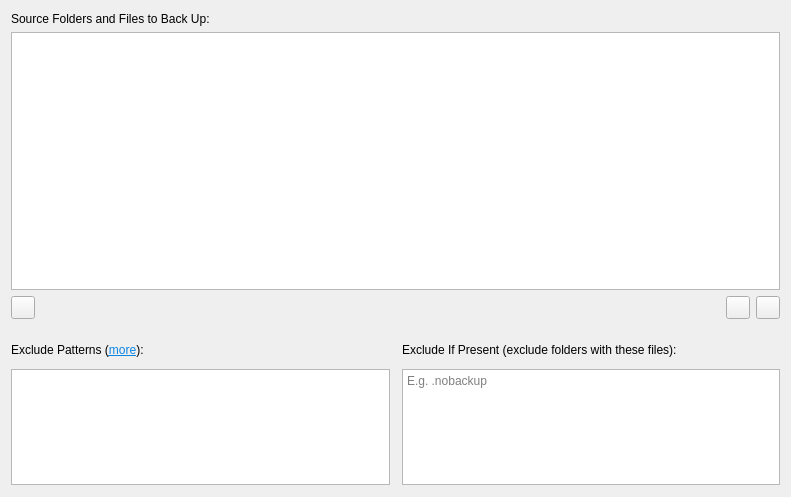
<?xml version="1.0" encoding="UTF-8"?>
<ui version="4.0">
 <class>Form</class>
 <widget class="QWidget" name="Form">
  <property name="geometry">
   <rect>
    <x>0</x>
    <y>0</y>
    <width>791</width>
    <height>497</height>
   </rect>
  </property>
  <property name="windowTitle">
   <string>Form</string>
  </property>
  <layout class="QVBoxLayout" name="verticalLayout_2" stretch="2,1">
   <property name="spacing">
    <number>12</number>
   </property>
   <property name="topMargin">
    <number>12</number>
   </property>
   <property name="bottomMargin">
    <number>12</number>
   </property>
   <item>
    <widget class="QFrame" name="frame">
     <property name="sizePolicy">
      <sizepolicy hsizetype="Preferred" vsizetype="Preferred">
       <horstretch>0</horstretch>
       <verstretch>1</verstretch>
      </sizepolicy>
     </property>
     <property name="frameShape">
      <enum>QFrame::NoFrame</enum>
     </property>
     <property name="frameShadow">
      <enum>QFrame::Raised</enum>
     </property>
     <layout class="QVBoxLayout" name="verticalLayout">
      <property name="leftMargin">
       <number>0</number>
      </property>
      <property name="topMargin">
       <number>0</number>
      </property>
      <property name="rightMargin">
       <number>0</number>
      </property>
      <property name="bottomMargin">
       <number>0</number>
      </property>
      <item>
       <widget class="QLabel" name="label_6">
        <property name="text">
         <string>Source Folders and Files to Back Up:</string>
        </property>
       </widget>
      </item>
      <item>
       <widget class="QTableWidget" name="sourceFilesWidget">
        <property name="enabled">
         <bool>true</bool>
        </property>
        <property name="editTriggers">
         <set>QAbstractItemView::NoEditTriggers</set>
        </property>
        <property name="dragEnabled">
         <bool>true</bool>
        </property>
        <property name="dragDropMode">
         <enum>QAbstractItemView::InternalMove</enum>
        </property>
        <property name="selectionMode">
         <enum>QAbstractItemView::SingleSelection</enum>
        </property>
        <property name="selectionBehavior">
         <enum>QAbstractItemView::SelectRows</enum>
        </property>
        <property name="showGrid">
         <bool>false</bool>
        </property>
        <attribute name="horizontalHeaderVisible">
         <bool>false</bool>
        </attribute>
        <attribute name="horizontalHeaderHighlightSections">
         <bool>false</bool>
        </attribute>
        <attribute name="verticalHeaderVisible">
         <bool>false</bool>
        </attribute>
        <attribute name="verticalHeaderHighlightSections">
         <bool>false</bool>
        </attribute>
        <column>
         <property name="text">
          <string>Path</string>
         </property>
        </column>
        <column>
         <property name="text">
          <string>Size</string>
         </property>
        </column>
        <column>
         <property name="text">
          <string>File Count</string>
         </property>
        </column>
       </widget>
      </item>
      <item>
       <layout class="QHBoxLayout" name="horizontalLayout_2">
        <item>
         <widget class="QToolButton" name="updateButton">
          <property name="toolTip">
           <string>Recalculate source size and file count</string>
          </property>
         </widget>
        </item>
        <item>
         <spacer name="horizontalSpacer">
          <property name="orientation">
           <enum>Qt::Horizontal</enum>
          </property>
          <property name="sizeHint" stdset="0">
           <size>
            <width>40</width>
            <height>20</height>
           </size>
          </property>
         </spacer>
        </item>
        <item>
         <widget class="QToolButton" name="addButton">
          <property name="toolTip">
           <string>Add sources</string>
          </property>
          <property name="popupMode">
           <enum>QToolButton::InstantPopup</enum>
          </property>
         </widget>
        </item>
        <item>
         <widget class="QToolButton" name="removeButton">
          <property name="toolTip">
           <string>Remove the selected source</string>
          </property>
         </widget>
        </item>
       </layout>
      </item>
     </layout>
    </widget>
   </item>
   <item>
    <layout class="QGridLayout" name="gridLayout" rowstretch="0,1">
     <property name="topMargin">
      <number>12</number>
     </property>
     <item row="0" column="0">
      <widget class="QLabel" name="label">
       <property name="text">
        <string>&lt;html&gt;&lt;head/&gt;&lt;body&gt;&lt;p&gt;Exclude Patterns (&lt;a href=&quot;https://borgbackup.readthedocs.io/en/stable/usage/help.html#borg-help-patterns&quot;&gt;&lt;span style=&quot; text-decoration: underline; color:#0984e3;&quot;&gt;more&lt;/span&gt;&lt;/a&gt;):&lt;/p&gt;&lt;/body&gt;&lt;/html&gt;</string>
       </property>
       <property name="openExternalLinks">
        <bool>true</bool>
       </property>
      </widget>
     </item>
     <item row="0" column="1">
      <widget class="QLabel" name="label_2">
       <property name="text">
        <string>Exclude If Present (exclude folders with these files):</string>
       </property>
      </widget>
     </item>
     <item row="1" column="0">
      <widget class="QPlainTextEdit" name="excludePatternsField">
       <property name="sizePolicy">
        <sizepolicy hsizetype="Expanding" vsizetype="Preferred">
         <horstretch>0</horstretch>
         <verstretch>0</verstretch>
        </sizepolicy>
       </property>
       <property name="sizeAdjustPolicy">
        <enum>QAbstractScrollArea::AdjustToContentsOnFirstShow</enum>
       </property>
       <property name="plainText">
        <string/>
       </property>
       <property name="placeholderText">
        <string>E.g. */.cache</string>
       </property>
      </widget>
     </item>
     <item row="1" column="1">
      <widget class="QPlainTextEdit" name="excludeIfPresentField">
       <property name="sizePolicy">
        <sizepolicy hsizetype="Expanding" vsizetype="Preferred">
         <horstretch>0</horstretch>
         <verstretch>0</verstretch>
        </sizepolicy>
       </property>
       <property name="sizeAdjustPolicy">
        <enum>QAbstractScrollArea::AdjustToContentsOnFirstShow</enum>
       </property>
       <property name="placeholderText">
        <string>E.g. .nobackup</string>
       </property>
      </widget>
     </item>
    </layout>
   </item>
  </layout>
 </widget>
 <resources/>
 <connections/>
</ui>
